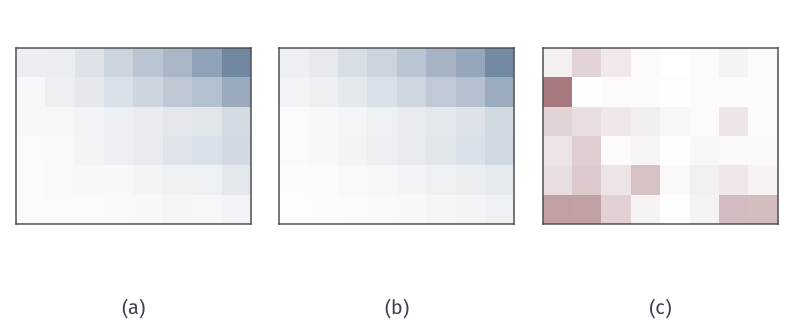

Reproduce this figure in Python.
from pathlib import Path
import sys
ROOT = next(p for p in Path(__file__).resolve().parents if (p/'build.sh').is_file() and (p/'tex/book.tex').is_file())
sys.path.insert(0, str(ROOT/'figures/00-shared/mathematical-preliminaries-upper/00-shared/comprehension-figures'))
from support import figure, save, BLUE, GREEN, YELLOW, RED, PURPLE, INK, MUTED, GRID, BLUE_FILL, GREEN_FILL, YELLOW_FILL, RED_FILL, PURPLE_FILL
import numpy as np
HERE = Path(__file__).resolve().parent
STROKE = '#4C4D4F'
def panel(fig, left, right, top, bottom, wspace=.25, hspace=.2):
    fig.set_layout_engine(None)
    fig.subplots_adjust(left=left, right=right, top=top, bottom=bottom, wspace=wspace, hspace=hspace)
def tag(fig, ax, s, y=.03):
    p = ax.get_position(); fig.text((p.x0+p.x1)/2, y, s, ha='center', va='bottom')
# 平方统计的行列压缩：V 由 40 个随机读数算出，重建 Vhat=R C^T / sum(R)。
rng=np.random.default_rng(13)
m,d=6,8; r=np.linspace(2,.5,m); c=np.linspace(.4,1.6,d)
V=np.zeros((m,d))
T=40
for _ in range(T):
    z=rng.standard_normal(m); E=rng.standard_normal((m,d))
    G=np.outer(r*z,c)+.6*E; V+=G*G/T
R=V.sum(1);C=V.sum(0);Vh=np.outer(R,C)/R.sum()
err=np.abs(Vh-V)/V
print('err mean,max',err.mean(),err.max(),'R match',np.abs(Vh.sum(1)-R).max())
fig,axs=figure(width_mm=112,height_mm=46,ncols=3)
panel(fig,.02,.98,.96,.2,wspace=.12)
vm=max(V.max(),Vh.max())
from matplotlib.colors import LinearSegmentedColormap
cb=LinearSegmentedColormap.from_list('b',['#FFFFFF',BLUE]); cr=LinearSegmentedColormap.from_list('r',['#FFFFFF',RED])
axs[0].imshow(V,cmap=cb,vmin=0,vmax=vm); axs[1].imshow(Vh,cmap=cb,vmin=0,vmax=vm); axs[2].imshow(err,cmap=cr,vmin=0,vmax=.7)
for ax,s in zip(axs,'abc'):
    ax.set_xticks([]); ax.set_yticks([])
    for sp in ax.spines.values(): sp.set_visible(True); sp.set_linewidth(.6); sp.set_color(STROKE)
    tag(fig,ax,'(%s)'%s,y=.02)
save(fig,HERE,'figure',{'seed':13})
